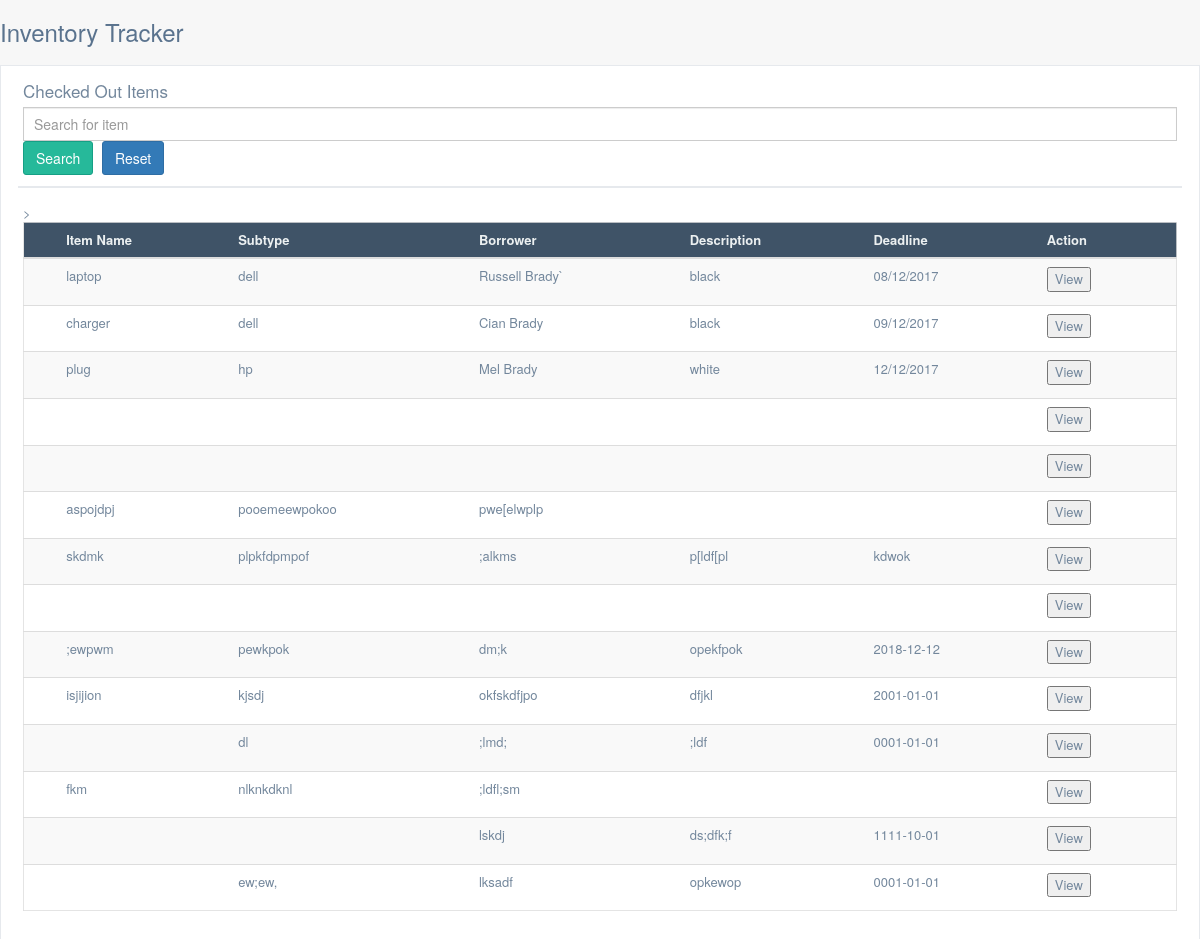
The page /database on the database its author committed.
### database.py (models this page shows, shortened)
class ItemSignOut(db.Model):
    id = db.Column(db.Integer, primary_key=True)
    name = db.Column(db.String(80), unique=False)
    subtype = db.Column(db.String(120), unique=False)
    description = db.Column(db.String(300), unique=False)
    deadline = db.Column(db.String(100), unique=False)
    signature = db.Column(db.String(120000), unique=False)
    employee = db.Column(db.String(100), unique=False)
    employee_email = db.Column(db.String(100), unique=False)

### inventory.py (the view)
@app.route('/database', methods=['GET', 'POST'])
def database():
    if request.method == 'POST':
        search = request.form.get('search')
        rows = ItemSignOut.query.filter(ItemSignOut.name.contains(search))
        return render_template("database.html", rows = rows)
    rows = ItemSignOut.query.all()
    return render_template('database.html', rows=rows)

### templates/database.html (shortened to what this page needs)
<!DOCTYPE html>
<html lang="en">
<head>
	<link href="http://maxcdn.bootstrapcdn.com/bootstrap/3.3.0/css/bootstrap.min.css" rel="stylesheet">
	<link href="{{url_for('.static', filename='custom.min.css')}}" rel="stylesheet">
	<link href="{{url_for('.static', filename='site.css')}}" rel="stylesheet">
</head>
<body class="">
	<div class="container body">
		<div class="main_container">
			<div class="right_col" role="main">
				<div class="">
					<div class="page-title">
						<div class="title_left">
							<a href="/"><h3>Inventory Tracker</h3></a>
						</div>
						<div class="title_right">
							<div class="col-md-5 col-sm-5 col-xs-12 form-group pull-right top_search">
							</div>
						</div>
					</div>
                    <div>
                        <div class="x_panel">
                            <div class="x_title">
                                <form action="/database" method="POST">
                                    <h2>Checked Out Items <small>Search: </small></h2>
                                    <input type="text" id="subtype1" name="search" value="{{subtype}}" required="required" class="form-control col-md-7 col-xs-12" placeholder ="Search for item">
                                    <button type="submit" id ="subBut" class="btn btn-success">Search</button>
                                    <button class="btn btn-primary" onclick="location.href='/database'" type="reset">Reset</button>
                                </form>
                            </div>
                            <div class="x_content">
                                <div class="table-responsive">
                                    <table class="table table-striped jambo_table bulk_action">
                                        <thead>
                                            <tr class="headings">
                                            <th></th>
                                            <th class="column-title">Item Name </th>
                                            <th class="column-title">Subtype </th>
                                            <th class="column-title">Borrower </th>
                                            <th class="column-title">Description</th>>
                                            <th class="column-title">Deadline </th>
                                            <th class="column-title no-link last"><span class="nobr">Action</span>
                                            </th>
                                            </tr>
                                        </thead>
                        <tbody>
                         {% for row in rows %}
            			    <tr class="even pointer">
                            <td class="a-center ">
                            </td>
                            <td class=" ">{{row.name }}</td>
                            <td class="a-right a-right ">{{row.subtype}}</td>
                            <td class=" ">{{row.employee }}</td>
                            <td class=" ">{{row.description}}</td>
                            <td class=" ">{{row.deadline}}</td>
                            <td class=" last"><form method="GET" action="/info">
													<button type="submit">View</button>
												</form>
                            </td>
                          </tr>
                         {% endfor %}
                        </tbody>
                      </table>
                    </div>
                  </div>
                </div>
                </div>
				</div>
			</div>
		</div>
	</div>
</body>
</html>

### rows shown on the page
ItemSignOut: name "laptop", subtype "dell", employee "Russell Brady`", description "black", deadline "08/12/2017"
ItemSignOut: name "charger", subtype "dell", employee "Cian Brady", description "black", deadline "09/12/2017"
ItemSignOut: name "plug", subtype "hp", employee "Mel Brady", description "white", deadline "12/12/2017"
ItemSignOut: name "aspojdpj", subtype "pooemeewpokoo", employee "pwe[elwplp"
ItemSignOut: name "skdmk", subtype "plpkfdpmpof", employee ";alkms", description "p[ldf[pl", deadline "kdwok"
ItemSignOut: name ";ewpwm", subtype "pewkpok", employee "dm;k", description "opekfpok", deadline "2018-12-12"
ItemSignOut: name "isjijion", subtype "kjsdj", employee "okfskdfjpo", description "dfjkl", deadline "2001-01-01"
ItemSignOut: subtype "dl", employee ";lmd;", description ";ldf", deadline "0001-01-01"
ItemSignOut: name "fkm", subtype "nlknkdknl", employee ";ldfl;sm"
ItemSignOut: employee "lskdj", description "ds;dfk;f", deadline "1111-10-01"
ItemSignOut: subtype "ew;ew,", employee "lksadf", description "opkewop", deadline "0001-01-01"
